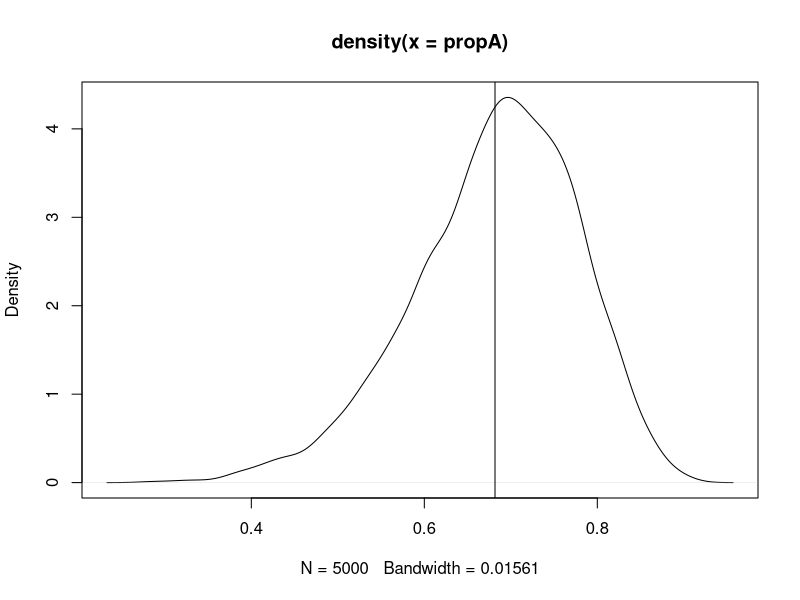

Reproduce this figure in R.
propA=NULL
n_super_iter <- 5000
for (j in 1:n_super_iter) 
{
  ProbA=NULL
  thetaA=NULL
  thetaB=NULL
  lam=NULL
  XA=NULL
  XB=NULL
  CA=NULL
  X=NULL
  Sam=NULL
  CountA <- 0
  CountB <- 0
  n_inner_iter <- 100 
  #-- equal allocation
  
  SamA <- rexp(n = 4, rate =20) #-- collecting 4 exact response tr_A
  SamB <- rexp(n = 4, rate = 3) #-- collecting 4 exact response for tr_B
  lamA <- rexp(n = 8, rate = 4) #-- 8 censor value of the 8 individual
  
  #-- find the estimated value of parameter using method of moments
  thetaA[1] <- 1 / mean(SamA) 
  thetaB[1] <- 1 / mean(SamB)
  lam[1] <- 1/mean(lamA)
  
  #-- find the probability that tr_A be a better treatment than tr_B 
  ProbA[1] <- (2 * thetaA[1] + lam[1]+0.5) / ((thetaA[1] + thetaB[1] + lam[1])*2+1)
  ProbA[1] #-- based on first 8 samples
  
  for (i in 9:n_inner_iter) 
  {
    runif_sample <- runif(1)    
    if (runif_sample <= ProbA[i-8]) 
    {
      # Case for A (allocated the patient tr_A)
      XA[i-8]=  rexp(1, thetaA[i-8]) #-- exact value
      CA[i-8]=  rexp(1, lam[i-8]) #-- censoring value
      X[i-8] <- min(XA[i-8],CA[i-8]) #-- response
      #-- updated values
      
      SamA=c(SamA,X[i-8]) 
        lamA=c(lamA,X[i-8])
      CountA <- CountA + 1 
    } else {
      # Case for B
      XB[i-8]=    rexp(1, thetaB[i-8])
      CA[i-8]=   rexp(1, lam[i-8])
      X[i-8] <- min(XB[i-8],CA[i-8])
        SamB=c(SamB,X[i-8])
        lamA=c(lamA,X[i-8])
      CountB <- CountB + 1
    }
    #-- updated Parameter and Probability after every allocation
    
    thetaA[i-7] <- 1 / mean(SamA)
    thetaB[i-7] <- 1 / mean(SamB)
    lam[i-7] <- 1/mean(lamA)
    ProbA[i-7] <- (2 * thetaA[i-7] + lam[i-7]+0.5) / ((thetaA[i-7] + thetaB[i-7] + lam[i-7])*2+1)
    
  }
  propA[j]=CountA/100
}
table(propA)
mean_propA=mean(propA)
se_propA=sd(propA)
mean_propA
se_propA
plot(density(propA))
abline(v=mean(propA))